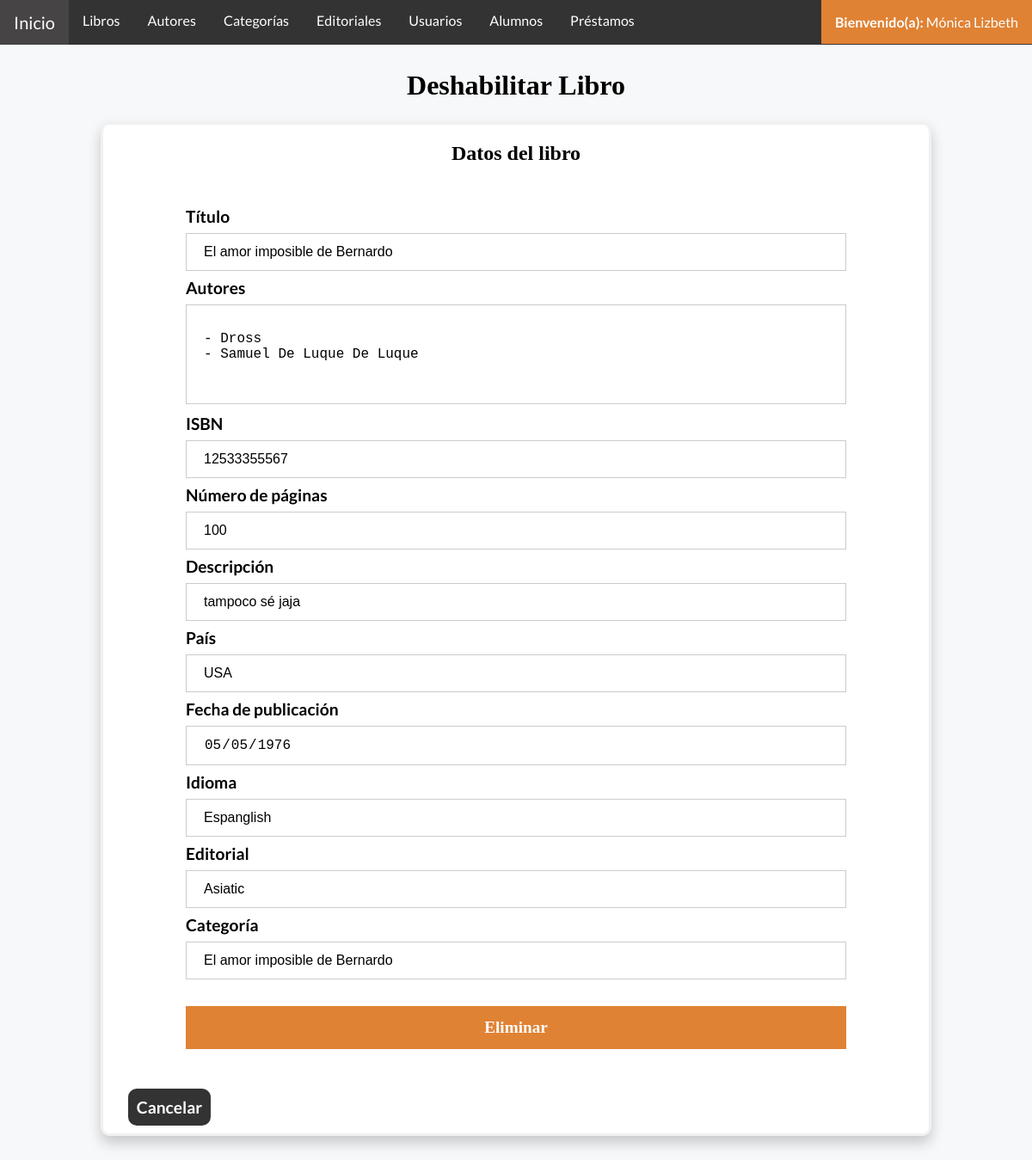
/libroDeshabilitar.php?id=2 (signed in), run on the app's committed database.
### tables this page shows
CREATE TABLE `libros` (
  `idLibro` int(11) NOT NULL AUTO_INCREMENT,
  `titulo` varchar(200) NOT NULL,
  `paginas` int(11) NOT NULL,
  `descripcion` varchar(1100) NOT NULL,
  `pais` varchar(20) DEFAULT NULL,
  `fechaPublicacion` date NOT NULL,
  `idioma` varchar(20) DEFAULT NULL,
  `isbn` varchar(13) DEFAULT NULL,
  `existencia` int(11) NOT NULL,
  `idCategoria` int(11) NOT NULL,
  `idEditorial` int(11) NOT NULL,
  `numlibro` varchar(5) NOT NULL,
  `status` varchar(20) NOT NULL,
  PRIMARY KEY (`idLibro`),
  KEY `idCategoria` (`idCategoria`),
  KEY `idEditorial` (`idEditorial`),
  CONSTRAINT `libros_ibfk_1` FOREIGN KEY (`idCategoria`) REFERENCES `categorias` (`idCategoria`),
  CONSTRAINT `libros_ibfk_2` FOREIGN KEY (`idEditorial`) REFERENCES `editoriales` (`idEditorial`)
);

CREATE TABLE `autores` (
  `idAutor` int(11) NOT NULL AUTO_INCREMENT,
  `nombre` varchar(50) NOT NULL,
  `apellidoPaterno` varchar(30) DEFAULT NULL,
  `apellidoMaterno` varchar(30) DEFAULT NULL,
  `status` varchar(20) NOT NULL,
  PRIMARY KEY (`idAutor`)
);

CREATE TABLE `editoriales` (
  `idEditorial` int(11) NOT NULL AUTO_INCREMENT,
  `editorial` varchar(80) NOT NULL,
  `status` varchar(20) NOT NULL,
  PRIMARY KEY (`idEditorial`)
);

### Conexion.php (called while the page is built, shortened)
<?php
    class Server {
        public $server;
        public $user;
        public $pass;
        public $db;
        public $conexion;
        public function conectar() {
            $this->conexion = new mysqli( $this->server, $this->user, $this->pass, $this->db );
        }
        public function buscarLibro($libro) {
            if (is_int($libro)){
                $sql = "CALL buscarLibroID($libro);";
            }else{
                $sql = "CALL buscarLibro('$libro');";
            }
            if($sentencia = $this->conexion->prepare($sql)){
                $sentencia->execute();
                if($resultado = $sentencia->get_result() )
                 return $resultado;
            }
        }
       public function obtenerAutores($idLibro) {
        $sql = "CALL obtenerAutores($idLibro);";
        if($sentencia = $this->conexion->prepare($sql)){
            $sentencia->execute();
            if($resultado = $sentencia->get_result() )
            return $resultado;
         }
       }
    }
    $server = new Server;
    $server->server = "127.0.0.1";
    $server->user = "root";
    $server->pass = "";
    $server->db = "bd_biblioteca";
?>

### libroDeshabilitar.php (the view, shortened to what this page needs)
<?php
    include("Conexion.php");
    if (isset($_GET["id"])){
        $id = (int)$_GET["id"];
        $datos = $server->buscarLibro($id);
        if ($libro = mysqli_fetch_array($datos)){
            $isbn = $libro['isbn'];
            $titulo = $libro['titulo'];
            $paginas = $libro['paginas'];
            $descripcion = $libro['descripcion'];
            $pais = $libro['pais'];
            $fechaPublicacion = $libro['fechaPublicacion'];
            $idioma = $libro['idioma'];
            $editorial = $libro['editorial'];
            $autores = $server->obtenerAutores($libro['idLibro']);
        }else{
            header("Location: libroConsultar.php");
        }
    }else {
        header("Location: libroConsultar.php");
    }
?>
<!DOCTYPE html>
<html lang="es">
<head>
    <link href="css/Estilo.css" rel="stylesheet">
</head>
<body>
    <?php
    include("barraNavegacion.php");
    ?>
    <header>
        <div class="titulo">
            <h1>Deshabilitar Libro</h1>
        </div>
    </header>
    <div class= "frmFormulario">
        <h2>Datos del libro</h2>
        <form method="post" action= 'libroDeshabilitar.php?id=<?php echo $id;?>'>
            <div class="frmMargen">
                <label>Título </label>
                <input value= "<?php echo $titulo; ?>" name="titulo" type="text" readonly>
                <label>Autores </label>
                <textarea name="autores" rows="5" cols="30" readonly>
                    <?php while ($autor = mysqli_fetch_array($autores)){
                               echo "\n- ".$autor["nombre"]." ".$autor["apellidoPaterno"]." ".$autor["apellidoPaterno"];
                            }?>
                </textarea>
                <label>ISBN </label>
                <input value= "<?php echo $isbn; ?>" name="isbn" type="text" readonly>
                <label>Número de páginas </label>
                <input value= "<?php echo $paginas; ?>" name="paginas" type="text" readonly>
                <label>Descripción </label>
                <input value= "<?php echo $descripcion; ?>" name="descripcion" type="text" readonly>
                <label>País </label>
                <input value= "<?php echo $pais; ?>" name="pais" type="text" readonly>
                <label>Fecha de publicación</label>
                <input value= "<?php echo $fechaPublicacion; ?>" name="fechaPublicacion" type="date" readonly>
                <label>Idioma </label>
                <input value= "<?php echo $idioma; ?>" name="idioma" type="text" readonly>
                <label>Editorial </label>
                <input value= "<?php echo $editorial; ?>" name="editorial" type="text" readonly>
                <label>Categoría </label>
                <input value= "<?php echo $titulo; ?>" name="categoria" type="text" readonly>
                <button type="submit" name="eliminar">Eliminar</button>
            </div>
        </form>
        <a class = "cancel" href="libroConsultar.php">Cancelar</a> <br><br>
    </div>
    <?php
        include_once("Conexion.php");
    ?>
</body>
</html>

### css/Estilo.css (style rules this page uses)
body { margin: 0; padding: 0; background-color: #F6F8FA; font-family: 'Lato', sans-serif; }
.frmFormulario, .inicio { background-color: white; border: 3px solid #f1f1f1; margin: 5%; margin-top: 2%; margin-right: auto; margin-left: auto; width: 80%; border-radius: 10px; box-shadow: 0px 8px 16px 0px rgba(0,0,0,0.2); ; }
.frmFormulario input[type=text],.frmFormulario input[type=password], .frmFormulario input[type=email], .frmFormulario textarea, .frmFormulario input[type=number], .frmFormulario input[type=date], .frmFormulario select { width: 100%; padding: 12px 20px; margin: 8px 0; display: inline-block; border: 1px solid #ccc; box-sizing: border-box; font-size: 16px; resize: none; }
.frmFormulario button { background-color:#e08234; color: white; padding: 14px 20px; margin: 8px 0; border: none; cursor: pointer; width: 100%; margin-top: 3%; font-family: 'Times New Roman', Times, serif; }
.frmFormulario label, .frmFormulario button { font-weight: bold; font-size: larger; }
h4,h3,h2,h1 { text-align: center; font-family: 'Cambria', Times, serif; }
.frmMargen, .frmMargen2 { margin: 10%; margin-top: 5%; margin-bottom: 5%; }
.cancel, .agregar { color: #ffff; text-decoration: none; font-size: larger; padding: 10px 10px; margin: 3%; border-radius: 10px; font-weight: bold; }
.cancel { background-color: #333; }

### data on the page
libros: titulo "El amor imposible de Bernardo", isbn "12533355567", paginas "100", descripcion "tampoco sé jaja", pais "USA", fechaPublicacion "05/05/1976", idioma "Espanglish", editorial "Asiatic", categoria "El amor imposible de Bernardo"
autores: autores "- Dross - Samuel De Luque De Luque"

### other printed values
$_SESSION['nombres'] "Mónica Lizbeth"
